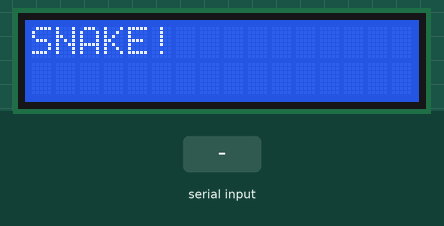
This sketch was run on a simulated Arduino Uno, built with avr-gcc and run on an emulated ATmega328P. Parts: 16×2 character LCD. The inputs (shaded band) are chosen by the test bench.

Above: at 2.5 s.
2.6 s: "1" received over the second serial link
At 3.1 s:
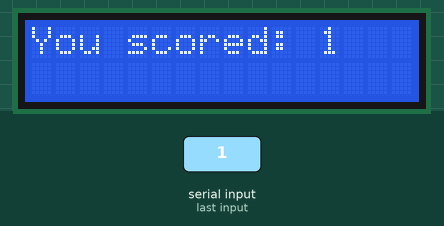
4.1 s: "0" received over the second serial link
At 5.5 s:
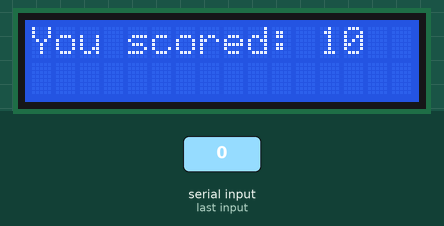
Timing chart, 0 to 7.1 s (numbered marks = the images above; inputs shaded):
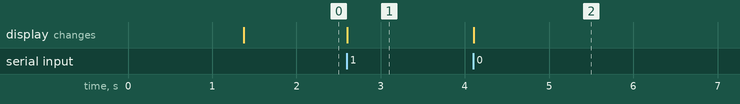

The sketch:

BT.ino
```cpp
#include <SoftwareSerial.h>
#include <LiquidCrystal.h>

const int RX_PIN = 11;
const int TX_PIN = 12;
SoftwareSerial BTSerial(RX_PIN, TX_PIN);
#include <Keypad.h>

//---KEYPAD SETUP---
const byte ROW = 4;
const byte COL = 3;

char keymap[ROW][COL] =
{
  {'1','2','3'},
  {'4','5','6'},
  {'7','8','9'},
  {'*','0','#'}
};

byte rowPins[ROW] = {9,8,7,6};
byte colPins[COL] = {5,4,3};

Keypad keypad = Keypad(makeKeymap(keymap), rowPins, colPins, ROW, COL);

//---LCD--
/*
RS = A1
Enable = A0
D4 = A5
D5 = A4
D6 = A3
D7 = A2
*/

LiquidCrystal lcd(A1, A0, A5, A4, A3, A2);

char snakeDirection;
byte incomingByte;
String score;

void setup()
{
  Serial.begin(9600);
  BTSerial.begin(38400);
   for(int i = 65; i <= 90; i++){
        BTSerial.print((char)i);
        delay(50);
      }
  // set up the LCD's number of columns and rows:
  lcd.begin(16, 2);
  lcd.print("SNAKE!");
}

void loop()
{
  getDirection();
  readScore();

//  if(BTSerial.available() > 0){
//    incomingByte = BTSerial.read();
//    lcd.print(incomingByte);

//    if(incomingByte == 48){
//      for(int i = 65; i <= 90; i++){
//        BTSerial.print((char)i);
//        delay(50);
//      }
//    }
//  }

//  /delay(200);
}

void getDirection()
{
  snakeDirection = keypad.getKey(); //Read the key

  if(snakeDirection){
    Serial.print(snakeDirection);
    //Pass snakeDirection via Bluetooth
    BTSerial.print(snakeDirection);

  }

}

void readScore()
{
  if(BTSerial.available() > 0){
   lcd.clear();
   char incomingChar = (char)BTSerial.read();
   score += incomingChar;
   lcd.print("You scored: " + score);
  }
}
```

Measured:
- after the input at 2.6 s, the display: changes at once (image 1)
- after the input at 4.1 s, the display: changes at once (image 2)
